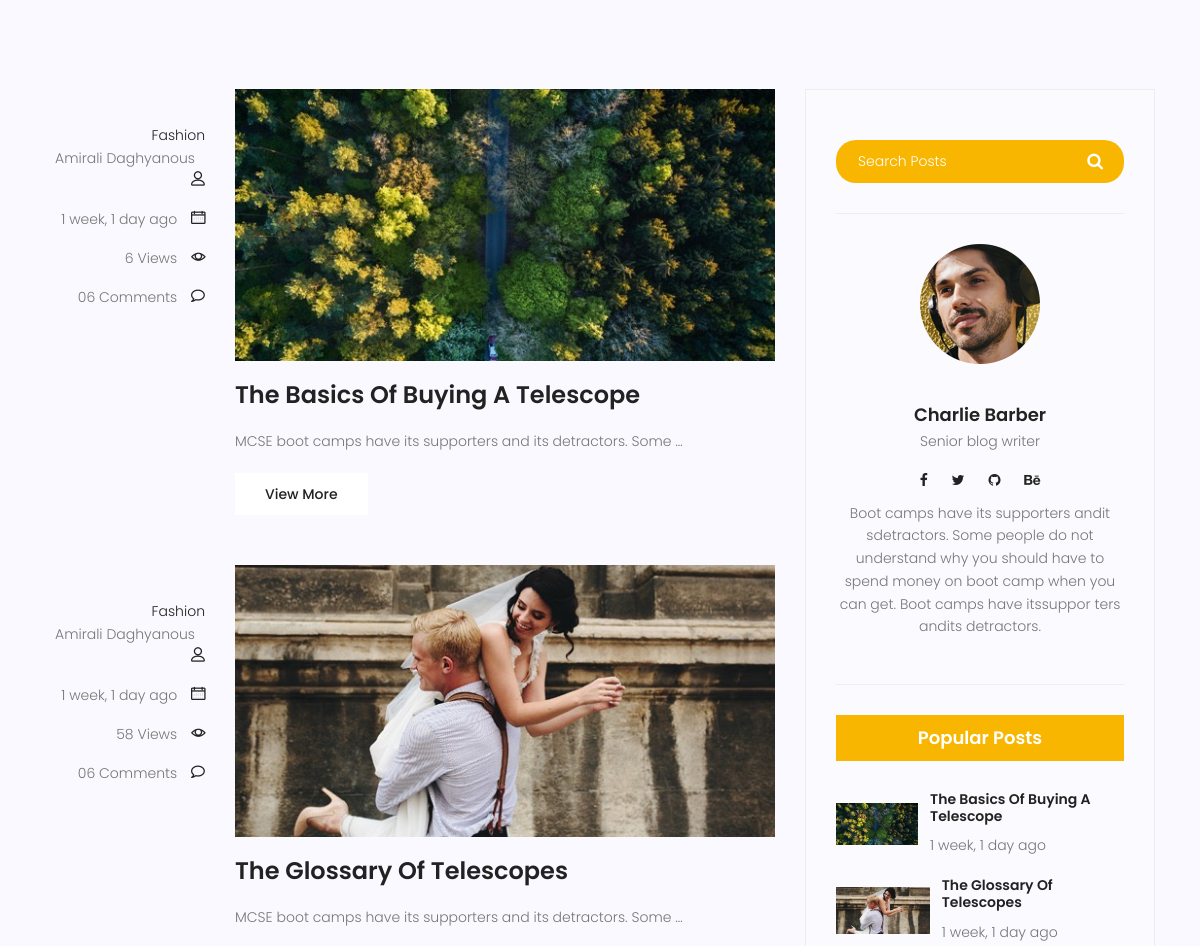
The page /blog-home/ (middle part) on the database as committed earlier.
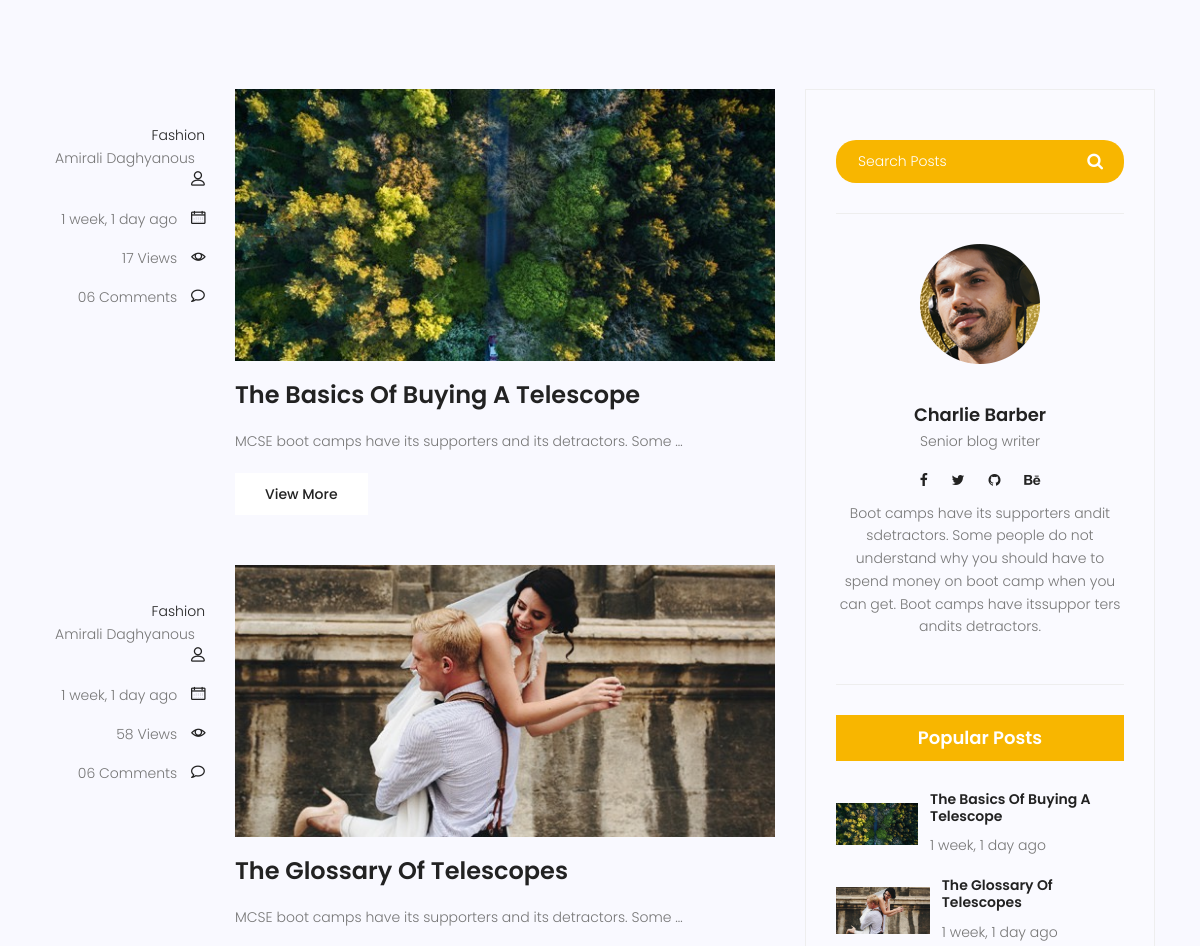
The same page on the database as committed later.
### Blog/models.py (models this page shows, shortened)
class Category(models.Model):
    name=models.CharField(max_length=250)
    def __str__(self):
        return self.name

class posts(models.Model):
    title=models.CharField(max_length=250)
    content=models.TextField(max_length=250)
    author=models.ForeignKey(User,on_delete=models.SET_NULL,null=True)
    category=models.ManyToManyField(Category)
    create_date=models.DateTimeField(auto_now_add=True)
    published_date=models.DateTimeField(default=timezone.now)
    image=models.ImageField(upload_to='blog',default='blog/default.jpg')
    status=models.BooleanField(default=False)
    counted_views=models.IntegerField(default=0)
    tags = TaggableManager()

### Blog/views.py (the view)
# urls.py: path('blog-home/',bloghome,name="bloghome"),
def bloghome(request,cat=None, tag_names=None):
    post = posts.objects.filter(published_date__lte=timezone.now(),status=True)
    if cat:
        post=post.filter(category__name=cat)
    if  tag_names:
        post=post.filter(tags__name= tag_names)
    post = Paginator(post, 10)
    page = request.GET.get("page")
    post=post.get_page(page)
    context = {'posts': post}
    return render(request, 'Blog/blog-home.html', context)

### Blog/templatetags/blog_tags.py (called while the page is built)
@register.inclusion_tag('Blog/blog-popularposts.html')
def popularpost(arg=3):
    postss=posts.objects.filter( published_date__lte=timezone.now(), status=True).order_by('published_date')[:arg]
    return {'posts':postss}

@register.inclusion_tag('Blog/blog-category.html')
def categories():
    postss=posts.objects.filter( published_date__lte=timezone.now(), status=True)
    categories=Category.objects.all()
    cat_dict = {}
    for name in categories:
        cat_dict[name]=postss.filter(category=name).count()
    return {'categories':cat_dict}

@register.inclusion_tag('Blog/blog-tags.html')
def blog_tags(list=None):
    if list:
        tags=list
    else:
        tags=Tag.objects.all()
    return {'tags':tags}

### templates/Blog/blog-home.html (shortened to what this page needs)
{% extends 'base.html' %}
{% load static %}
{% load blog_tags %}
{% load humanize %}
{% block widget-area%}
<section class="top-category-widget-area pt-90 pb-90 ">
</section>
{% endblock %}
{% block content%}
<section class="post-content-area">
    <div class="container">
        <div class="row">
            <div class="col-lg-8 posts-list">
                {% for post in posts %}
                    <div class="single-post row">
                        <div class="col-lg-3  col-md-3 meta-details">
                            <ul class="tags">
                                {% for cat in post.category.all %}
                                    <li><a href="{% url "category"  cat=cat.name %}">
                                        {{ cat.name }}{% if not forloop.last %},{% endif %}</a></li>
                                {% endfor %}
                                <div class="user-details row">
                                    <p class="user-name col-lg-12 col-md-12 col-6"><a
                                            href="#">{{ post.author.get_full_name }}</a> <span
                                            class="lnr lnr-user"></span></p>
                                    <p class="date col-lg-12 col-md-12 col-6"><a
                                            href="#">{{ post.published_date|naturaltime }}</a> <span
                                            class="lnr lnr-calendar-full"></span></p>
                                    <p class="view col-lg-12 col-md-12 col-6"><a href="#">{{ post.counted_views }}
                                        Views</a> <span class="lnr lnr-eye"></span></p>
                                    <p class="comments col-lg-12 col-md-12 col-6"><a href="#">06 Comments</a> <span
                                            class="lnr lnr-bubble"></span></p>
                                </div>
                            </ul>
                        </div>
                        <div class="col-lg-9 col-md-9 ">
                            <div class="feature-img">
                                <img class="img-fluid" src="{{ post.image.url }}" alt="">
                            </div>
                            <a class="posts-title" href="{% url 'blogsingle' pid=post.id %}"><h3>{{ post.title }}</h3>
                            </a>
                            <p class="excert">
                                {{ post.content|truncatewords_html:10 }}
                            </p>
                            <a href="{% url 'blogsingle' pid=post.id %}" class="primary-btn">View More</a>
                        </div>
                    </div>
                {% endfor %}
            </div>
            <div class="col-lg-4 sidebar-widgets">
                <div class="widget-wrap">
                    {% include 'Blog/blog-search.html' %}
                    {% include 'Blog/blog-userinfo.html' %}
                    {% popularpost %}
                </div>
            </div>
        </div>
    </div>
</section>
{% endblock %}

### templates/base.html (shortened to what this page needs)
{% load static %}
{% load blog_tags %}
<!DOCTYPE html>
<html lang="zxx" class="no-js">
{% include 'head.html' %}
<body>
{% block widget-area %}
{% endblock %}
{% block content %}
{% endblock %}
</body>
</html>

### templates/head.html (shortened to what this page needs)
{% load static %}
<head>
    <link rel="stylesheet" href=" {% static "css/linearicons.css" %}">
    <link rel="stylesheet" href=" {% static "css/font-awesome.min.css" %}">
    <link rel="stylesheet" href=" {% static "css/bootstrap.css" %}">
    <link rel="stylesheet" href=" {% static "css/magnific-popup.css" %}">
    <link rel="stylesheet" href=" {% static "css/jquery-ui.css" %}">
    <link rel="stylesheet" href=" {% static "css/nice-select.css" %}">
    <link rel="stylesheet" href=" {% static "css/animate.min.css" %}">
    <link rel="stylesheet" href=" {% static "css/owl.carousel.css" %}">
    <link rel="stylesheet" href=" {% static "css/main.css" %}">
</head>

### templates/header.html (shortened to what this page needs)
{% load static %}

### templates/Blog/blog-search.html
{% load static %}
<div class="single-sidebar-widget search-widget">
    <form class="search-form" action="#">
        <input placeholder="Search Posts" name="search" type="text" onfocus="this.placeholder = ''"
               onblur="this.placeholder = 'Search Posts'">
        <button type="submit"><i class="fa fa-search"></i></button>
    </form>
</div>

### templates/Blog/blog-userinfo.html
{% load static %}
<div class="single-sidebar-widget user-info-widget">
    <img src=" {% static "img/blog/user-info.png" %}" alt="">
    <a href="#"><h4>Charlie Barber</h4></a>
    <p>
        Senior blog writer
    </p>
    <ul class="social-links">
        <li><a href="#"><i class="fa fa-facebook"></i></a></li>
        <li><a href="#"><i class="fa fa-twitter"></i></a></li>
        <li><a href="#"><i class="fa fa-github"></i></a></li>
        <li><a href="#"><i class="fa fa-behance"></i></a></li>
    </ul>
    <p>
        Boot camps have its supporters andit sdetractors. Some people do not understand why you
        should have to spend money on boot camp when you can get. Boot camps have itssuppor ters
        andits detractors.
    </p>
</div>

### templates/Blog/blog-popularposts.html
{% load static %}
{% load humanize %}
<div class="single-sidebar-widget popular-post-widget">
    <h4 class="popular-title">Popular Posts</h4>
    <div class="popular-post-list">
            {% for post in posts %}
        <div class="single-post-list d-flex flex-row align-items-center">
            <div class="thumb">
                <img class="img-fluid" src=" {{post.image.url}}" alt="">
            </div>
            <div class="details">
                <a href="{% url 'blogsingle' pid=post.id %}"><h6>{{ post.title}}</h6></a>
                <p>{{ post.published_date|naturaltime}}</p>
            </div>
        </div>
        {% endfor %}
    </div>
</div>

### templates/Blog/blog-ads.html (shortened to what this page needs)
{% load static %}

### templates/Blog/blog-category.html (shortened to what this page needs)
{% load blog_tags %}

### templates/Blog/blog-newsletter.html (shortened to what this page needs)
{% load static %}

### templates/footer.html (shortened to what this page needs)
{% load static %}

### templates/scripts.html (shortened to what this page needs)
{% load static %}

Rows that differ between the two databases and show on the page:
changed posts "The Basics Of Buying A Telescope": counted_views "6" → "17"
